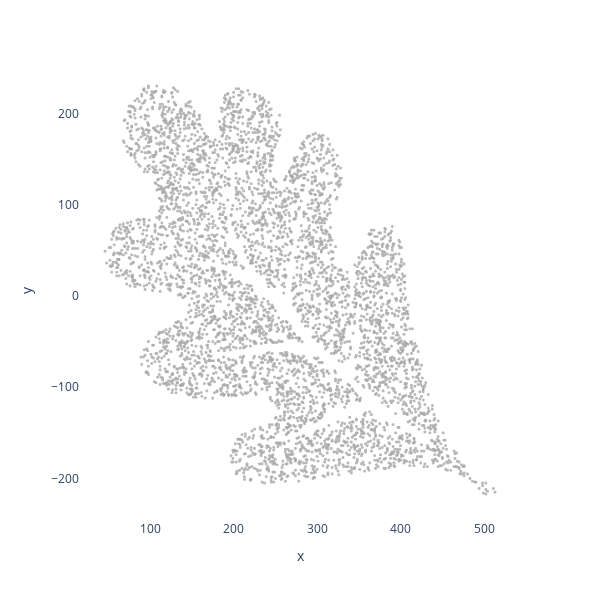

The notebook cell saved with this chart:
### Code cell
fig = px.scatter(df, x="x", y="y", width=600, height=600)

fig.update_layout(
    plot_bgcolor='white',
    paper_bgcolor='white',
    xaxis=dict(showgrid=False, visible=True),
    yaxis=dict(showgrid=False, visible=True),
)

fig.update_traces(marker=dict(size=3, color='darkgrey', opacity=0.8))

fig.show()

### Figure 1 — Plotly figure (JSON) as saved in the notebook; plotly's stock layout.template omitted (floating-point values rounded to 4 significant figures; data arrays with more than 128 entries replaced by an {"elided": "..."} marker saying what was removed)
{"data": [{"hovertemplate": "x=%{x}<br>y=%{y}<extra></extra>", "legendgroup": "", "marker": {"color": "darkgrey", "opacity": 0.8, "size": 3, "symbol": "circle"}, "mode": "markers", "name": "", "showlegend": false, "type": "scattergl", "x": {"elided": "5000 int values"}, "xaxis": "x", "y": {"elided": "5000 int values"}, "yaxis": "y"}], "layout": {"height": 600, "legend": {"tracegroupgap": 0}, "margin": {"t": 60}, "paper_bgcolor": "white", "plot_bgcolor": "white", "width": 600, "xaxis": {"anchor": "y", "domain": [0, 1], "showgrid": false, "title": {"text": "x"}, "visible": true}, "yaxis": {"anchor": "x", "domain": [0, 1], "showgrid": false, "title": {"text": "y"}, "visible": true}}}
